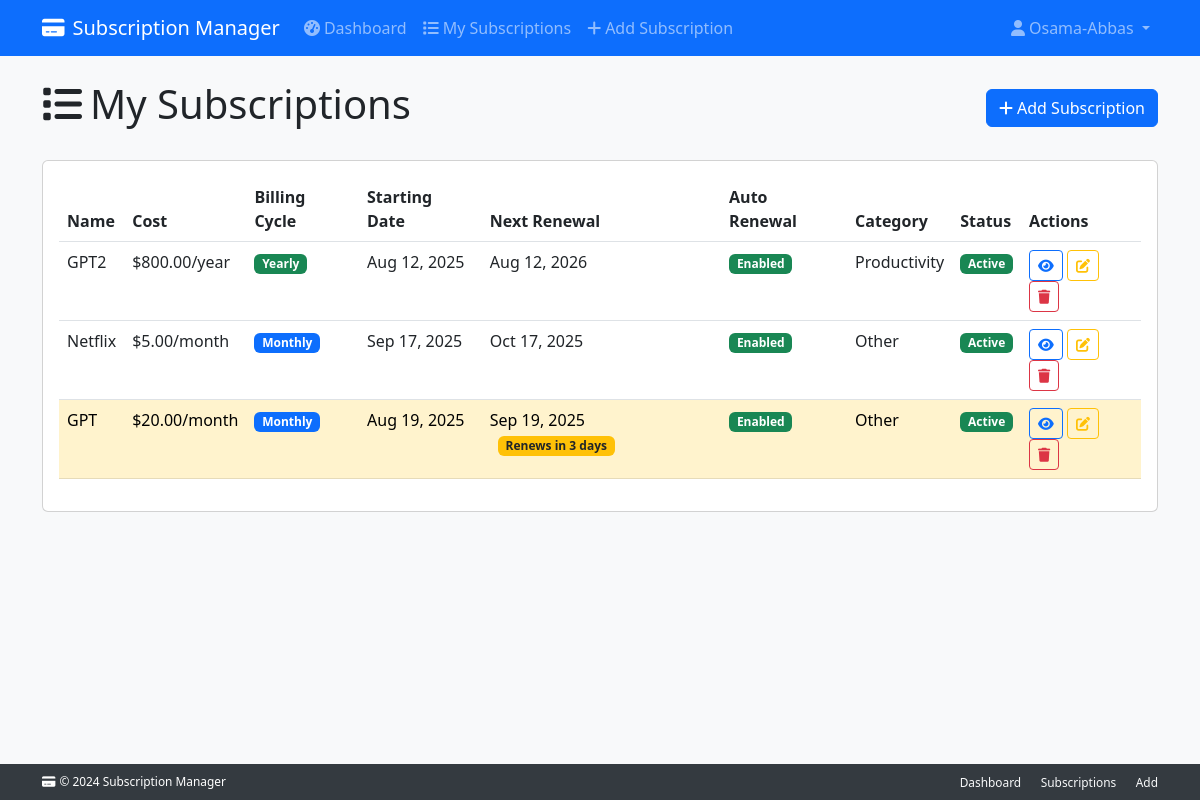
Page /subscriptions/ (signed in) on the committed database.
### subscriptions/models/subscription.py (models this page shows, shortened)
class Subscription(
    ValidationMixin,
    TimestampMixin,
    CostCalculationsMixin,
    PaymentManagementMixin,
    RenewalLogicMixin,
    ScheduleManagementMixin,
    models.Model
):
    user = models.ForeignKey(
        settings.AUTH_USER_MODEL,
        on_delete=models.CASCADE,
        related_name="subscriptions"
    )
    name = models.CharField(max_length=200)
    monthly_cost = models.DecimalField(
        max_digits=10,
        decimal_places=2,
        null=True,
        blank=True
    )
    yearly_cost = models.DecimalField(
        max_digits=10,
        decimal_places=2,
        null=True,
        blank=True
    )
    billing_cycle = models.CharField(
        max_length=10,
        choices=BILLING_CYCLE_CHOICES
    )
    start_date = models.DateField()
    renewal_date = models.DateField(null=True, blank=True)
    duration_months = models.PositiveIntegerField(
        null=True,
        blank=True,
        help_text="Duration in months (for monthly billing)"
    )
    duration_years = models.PositiveIntegerField(
        null=True,
        blank=True,
        help_text="Duration in years (for yearly billing)"
    )
    is_active = models.BooleanField(default=True)
    auto_renewal = models.BooleanField(
        default=True,
        help_text="Whether subscription auto-renews"
    )
    category = models.ForeignKey(
        'Category',
        on_delete=models.PROTECT
    )
    objects = SubscriptionManager()
    class Meta:
        ordering = ['-created_at']
        verbose_name = "Subscription"
        verbose_name_plural = "Subscriptions"

### subscriptions/models/category.py (models this page shows, shortened)
class Category(ValidationMixin, SelfReferencingMixin, models.Model):
    name = models.CharField(max_length=150)
    description = models.TextField(blank=True)
    parent = models.ForeignKey(
        "self",
        null=True,
        blank=True,
        on_delete=models.SET_NULL,
        related_name="subcategories"
    )
    objects = CategoryManager()
    class Meta:
        verbose_name = "Category"
        verbose_name_plural = "Categories"
        ordering = ['name']

### subscriptions/views.py (the view)
# urls.py: path('', views.SubscriptionListView.as_view(), name='subscription_list'),
class SubscriptionListView(LoginRequiredMixin, LoggingMixin, MessageMixin, ContextDataMixin, ErrorHandlerMixin, ListView):
    model = Subscription
    template_name = 'subscriptions/subscription_list.html'
    context_object_name = 'subscriptions'
    paginate_by = 20
    def get_queryset(self):
        try:
            return get_user_subscriptions(self.request.user)
        except Exception as e:
            logger.error("Error fetching user subscriptions for user %s: %s",
                        self.request.user.id, e)
            return Subscription.objects.none()
    def get_context_data(self, **kwargs):
        context = super().get_context_data(**kwargs)
        original_queryset = self.get_queryset()
        context['total_subscriptions'] = original_queryset.count()
        context['active_subscriptions'] = original_queryset.filter(is_active=True).count()
        context['renewing_soon'] = original_queryset.filter(
            renewal_date__lte=timezone.now().date() + timezone.timedelta(days=7)
        ).count()
        return context

### subscriptions/mixins.py (called while the page is built)
    def get_context_data(self, **kwargs):
        context = super().get_context_data(**kwargs)
        context['user'] = self.request.user
        from django.utils import timezone
        context['current_time'] = timezone.now()
        return context

### subscriptions/models/managers.py (called while the page is built)
    def get_queryset(self):
        return SubscriptionQuerySet(self.model, using=self._db)

### subscriptions/models/mixins/renewal_logic.py (called while the page is built)
    def days_until_renewal(self):
        if not self.renewal_date or not self.is_active:
            return None
        today = timezone.now().date()
        return (self.renewal_date - today).days

    def is_renewing_within(self, days: int = 7) -> bool:
        remaining_days = self.days_until_renewal()
        if remaining_days is None:
            return False
        if remaining_days < 0:
            return False
        return remaining_days <= days

### subscriptions/selectors.py (called while the page is built)
def get_user_subscriptions(user) -> QuerySet[Subscription]:
    return (
        Subscription.objects.select_related("category")
        .filter(user=user, is_active=True)
        .order_by("-created_at")
    )

### subscriptions/templates/subscriptions/subscription_list.html (shortened to what this page needs)
{% extends 'base.html' %} {% block title %}My Subscriptions - Subscription Manager{% endblock %} {% block content %}
<div class="row">
  <div class="col-12">
    <div class="d-flex justify-content-between align-items-center mb-4">
      <h1><i class="fas fa-list me-2"></i>My Subscriptions</h1>
      <a href="{% url 'add_subscription' %}" class="btn btn-primary">
        <i class="fas fa-plus me-1"></i>Add Subscription
      </a>
    </div>
  </div>
</div>
<div class="row">
  <div class="col-12">
    {% if subscriptions %}
    <div class="card">
      <div class="card-body">
        {% include 'partials/subscriptions_table.html' %}
      </div>
    </div>
    {% endif %}
  </div>
</div>
{% include 'partials/delete_modal.html' %} {% endblock %}

### subscriptions_management_project/templates/base.html (shortened to what this page needs)
<!DOCTYPE html>
<html lang="en">
  <head>
    <link
      href="https://cdn.jsdelivr.net/npm/bootstrap@5.3.0/dist/css/bootstrap.min.css"
      rel="stylesheet"
    />
    <link
      href="https://cdnjs.cloudflare.com/ajax/libs/font-awesome/6.0.0/css/all.min.css"
      rel="stylesheet"
    />
  </head>
  <body class="bg-light">
    <nav class="navbar navbar-expand-lg navbar-dark bg-primary">
      <div class="container">
        <a class="navbar-brand" href="{% url 'dashboard' %}">
          <i class="fas fa-credit-card me-2"></i>Subscription Manager
        </a>
        <div class="collapse navbar-collapse" id="navbarNav">
          <ul class="navbar-nav me-auto">
            {% if user.is_authenticated %}
            <li class="nav-item">
              <a class="nav-link" href="{% url 'dashboard' %}">
                <i class="fas fa-tachometer-alt me-1"></i>Dashboard
              </a>
            </li>
            <li class="nav-item">
              <a class="nav-link" href="{% url 'subscription_list' %}">
                <i class="fas fa-list me-1"></i>My Subscriptions
              </a>
            </li>
            <li class="nav-item">
              <a class="nav-link" href="{% url 'add_subscription' %}">
                <i class="fas fa-plus me-1"></i>Add Subscription
              </a>
            </li>
            {% endif %}
          </ul>
          <ul class="navbar-nav">
            {% if user.is_authenticated %}
            <li class="nav-item dropdown">
              <a
                class="nav-link dropdown-toggle"
                href="#"
                id="navbarDropdown"
                role="button"
                data-bs-toggle="dropdown"
              >
                <i class="fas fa-user me-1"></i>{{ user.username }}
              </a>
            </li>
            {% endif %}
          </ul>
        </div>
      </div>
    </nav>
    <div class="main-content">
      <div class="content-wrapper">
        <main class="container mt-4 mb-5">
          {% block content %}{% endblock %}
        </main>
      </div>
      <footer class="footer">
        <div class="container">
          <div class="row align-items-center">
            <div class="col-md-6">
              <p class="mb-0 small">
                <i class="fas fa-credit-card me-1"></i>&copy; 2024 Subscription
                Manager
              </p>
            </div>
            <div class="col-md-6 text-md-end">
              <a
                href="{% url 'dashboard' %}"
                class="text-light text-decoration-none me-3 small"
                >Dashboard</a
              >
              <a
                href="{% url 'subscription_list' %}"
                class="text-light text-decoration-none me-3 small"
                >Subscriptions</a
              >
              <a
                href="{% url 'add_subscription' %}"
                class="text-light text-decoration-none small"
                >Add</a
              >
            </div>
          </div>
        </div>
      </footer>
    </div>
  </body>
</html>

### subscriptions/templates/partials/subscriptions_table.html
<div class="table-responsive">
  <table class="table table-hover">
    <thead>
      <tr>
        <th>Name</th>
        <th>Cost</th>
        <th>Billing Cycle</th>
        <th>Starting Date</th>
        <th>Next Renewal</th>
        <th>Auto Renewal</th>
        <th>Category</th>
        <th>Status</th>
        <th>Actions</th>
      </tr>
    </thead>
    <tbody>
      {% for subscription in subscriptions %}
      <tr
        class="{% if subscription.is_renewing_within %}table-warning{% endif %}"
      >
        <td>{{ subscription.name }}</td>
        <td>
        {% if subscription.billing_cycle == 'monthly' %}
        ${{ subscription.monthly_cost|floatformat:2 }}/month
        {% else %}
        ${{ subscription.yearly_cost|floatformat:2 }}/year
        {% endif %}
        </td>
        <td>
          <span
            class="badge bg-{% if subscription.billing_cycle == 'monthly' %}primary{% else %}success{% endif %}"
          >
            {{ subscription.billing_cycle|title }}
          </span>
        </td>
        <td>{{ subscription.start_date|date:"M d, Y" }}</td>
        <td>
          {{ subscription.renewal_date|date:"M d, Y" }}
          {% if subscription.is_renewing_within %}
            <span class="badge bg-warning text-dark ms-2">
                Renews in {{ subscription.days_until_renewal }} days
            </span>
          {% endif %}
        </td>
        <td>
          {% include 'partials/badge_boolean.html' with value=subscription.auto_renewal true_label='Enabled' false_label='Disabled' %}
        </td>
        <td>{{ subscription.category.name|default:"No Category" }}</td>
        <td>
          {% include 'partials/badge_boolean.html' with value=subscription.is_active true_label='Active' false_label='Inactive' %}
        </td>
        <td>
          <a
            href="{% url 'subscription_detail' subscription.pk %}"
            class="btn btn-sm btn-outline-primary"
          >
            <i class="fas fa-eye"></i>
          </a>
          <a
            href="{% url 'edit_subscription' subscription.pk %}"
            class="btn btn-sm btn-outline-warning"
          >
            <i class="fas fa-edit"></i>
          </a>
          <button
            type="button"
            class="btn btn-sm btn-outline-danger"
            onclick="confirmDelete({{ subscription.pk }}, '{{ subscription.name }}')"
          >
            <i class="fas fa-trash"></i>
          </button>
        </td>
      </tr>
      {% endfor %}
    </tbody>
  </table>
</div>

### subscriptions/templates/partials/badge_boolean.html
<span class="badge bg-{% if value %}success{% else %}danger{% endif %}">
  {% if value %}
    {{ true_label|default:'Enabled' }}
  {% else %}
    {{false_label|default:'Disabled' }}
  {% endif %}
</span>

### subscriptions_management_project/templates/base.html (style rules this page uses)
html, body { height: 100%; }
body { display: flex; flex-direction: column; }
.main-content { flex: 1; display: flex; flex-direction: column; }
.content-wrapper { flex: 1; }
.footer { background-color: #343a40; color: white; padding: 8px 0; margin-top: auto; font-size: 0.85rem; }

### rows in the picture
Subscription: name "GPT2", yearly_cost "800.00", billing_cycle "Yearly", start_date "Aug 12, 2025", renewal_date "Aug 12, 2026", true_label "Enabled Active", category.name "Productivity"
Subscription: name "Netflix", monthly_cost "5.00", billing_cycle "Monthly", start_date "Sep 17, 2025", renewal_date "Oct 17, 2025", true_label "Enabled Active", category.name "Other"
Subscription: name "GPT", monthly_cost "20.00", billing_cycle "Monthly", start_date "Aug 19, 2025", renewal_date "Sep 19, 2025", days_until_renewal "3", true_label "Enabled Active", category.name "Other"

### other values in the picture
{{ user.username }} "Osama-Abbas"
